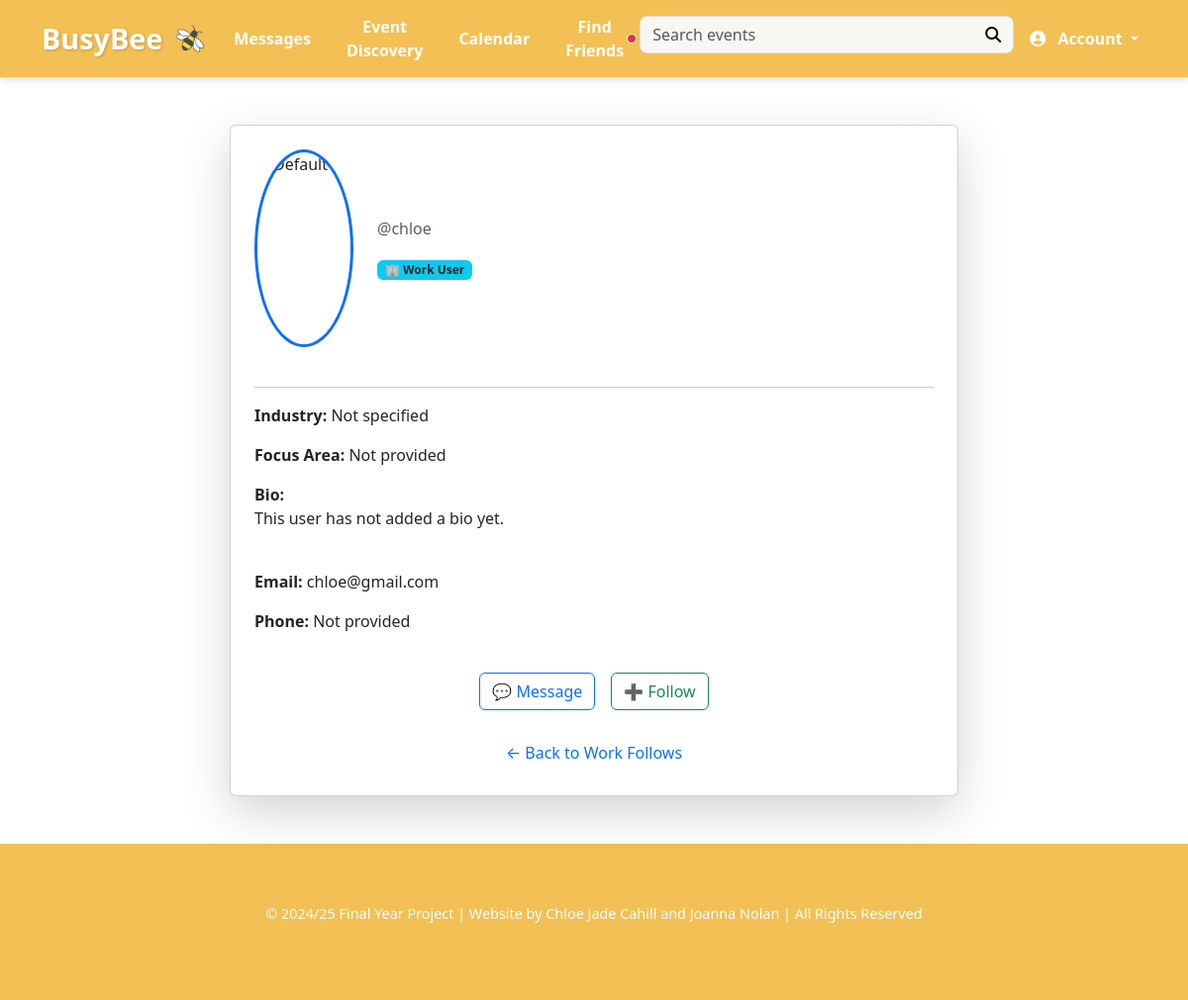
The app's page /profile/chloe/ (signed in) with its own data.
### busybee/models.py (models this page shows, shortened)
class User(AbstractUser):
    email = models.EmailField(unique=True)  # ensure email is unique
    phone_number = models.CharField(max_length=15, blank=True, null=True)
    date_of_birth = models.DateField(blank=True, null=True)
    profile_picture = models.ImageField(upload_to='profile_pics/', blank=True, null=True)
    bio = models.TextField(blank=True, null=True)
    is_work_user = models.BooleanField(default=False, verbose_name="Using for Work")  # true if using the app for work
    friends = models.ManyToManyField("self", blank=True, symmetrical=False, related_name='friend_set')
    company_name = models.CharField(max_length=255, blank=True, null=True)
    industry = models.CharField(max_length=255, blank=True, null=True)
    event_focus = models.CharField(max_length=255, blank=True, null=True)
    is_discoverable = models.BooleanField(default=True)
    work_description = models.TextField(blank=True, null=True)
    is_work_user = models.BooleanField(default=False)
    followers = models.ManyToManyField('self', symmetrical=False, related_name='following', blank=True)

### busybee/views.py (the view)
# urls.py: path('profile/<str:username>/', views.view_profile, name='view_profile'),
def view_profile(request, username):
    user_profile = get_object_or_404(User, username=username)
    return render(request, 'view_profile.html', {'profile': user_profile})

### busybee/context_processors.py (called while the page is built)
def pending_requests_count(request):
    if request.user.is_authenticated:
        count = FriendRequest.objects.filter(to_user=request.user).count()
        return {'pending_requests_count': count}
    return {'pending_requests_count': 0}

def pending_messages_count(request):
    if request.user.is_authenticated:
        count = Message.objects.filter(receiver=request.user, is_read=False).count()
        return {'pending_messages_count': count}
    return {}

### busybee/templates/view_profile.html (shortened to what this page needs)
{% extends 'base.html' %}
{% load static %}
{% block content %}
<div class="container py-5">
  <div class="row justify-content-center">
    <div class="col-md-8">
      <div class="card shadow-lg p-4">
        <div class="d-flex align-items-center gap-4 mb-4">
          {% if profile.profile_picture %}
            <img src="{{ profile.profile_picture.url }}" class="rounded-circle border border-3 border-primary" width="100" height="100" alt="Profile">
          {% else %}
            <img src="{% static 'images/default-avatar.png' %}" class="rounded-circle border border-3 border-primary" width="100" height="100" alt="Default">
          {% endif %}
          <div>
            <p class="text-muted">@{{ profile.username }}</p>
            <span class="badge bg-info text-dark">🏢 Work User</span>
          </div>
        </div>
        <hr>
        <div class="mb-4">
          <p><strong>Industry:</strong> {{ profile.industry|default:"Not specified" }}</p>
          <p><strong>Focus Area:</strong> {{ profile.focus_area|default:"Not provided" }}</p>
          <p><strong>Bio:</strong><br>{{ profile.bio|default:"This user has not added a bio yet." }}</p>
        </div>
        <div class="mb-4">
          <p><strong>Email:</strong> {{ profile.email }}</p>
          <p><strong>Phone:</strong> {{ profile.phone_number|default:"Not provided" }}</p>
        </div>
        <div class="d-flex justify-content-center gap-3">
          <a href="{% url 'chat_with_user' profile.id %}" class="btn btn-outline-primary">💬 Message</a>
          {% if profile in user.following.all %}
            <form method="post" action="{% url 'unfollow_user' profile.id %}">
              {% csrf_token %}
              <button type="submit" class="btn btn-outline-danger">🚫 Unfollow</button>
            </form>
          {% else %}
            <form method="post" action="{% url 'follow_user' profile.id %}">
              <button type="submit" class="btn btn-outline-success">➕ Follow</button>
            </form>
          {% endif %}
        </div>
        <div class="text-center mt-4">
          <a href="{% url 'work_follows' %}" class="btn btn-link">← Back to Work Follows</a>
        </div>
      </div>
    </div>
  </div>
</div>
{% endblock %}

### busybee/static/css/style.css (style rules this page uses)
:root { margin: 0px; font-family: 'Open Sans', sans-serif; box-sizing: border-box; }
:root { --main-color: #f2c054; --hover-color: #e9b035; --dark-text: #342d1e; --faded-text: #797971; --light-bg: #f7f7f4; }
* { scroll-behavior: smooth; padding: 0; }
html, body { max-width: 100%; margin: 0; overflow-x: hidden; }
a { text-decoration: none !important; }
p { line-height: 1.5; }
.card { box-shadow: 0 4px 8px rgba(0, 0, 0, 0.1); border-radius: 8px; overflow: hidden; }
.card img { height: 200px; object-fit: cover; }

### records on screen
User: username "chloe", industry "Not specified", bio "This user has not added a bio yet.", email "chloe@gmail.com", phone_number "Not provided"

### other values on screen
{{ profile.focus_area|default:"Not provided" }} "Not provided"
